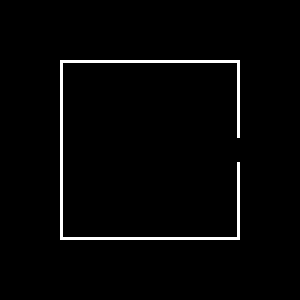
#> input picture Project/testroom.bmp, 100 x 100 px (shown 3 times larger)
$ python forest_fire.py
#> lines starting #> are read from the running program, lines starting #| are printed output that depends on the picture; after the words box and inside, x2 and y2 are one past the last pixel; in counts of white or black regions, pixels touching at a corner belong together
import numpy as np
import matplotlib; matplotlib.use("TkAgg") #this line makes the animation run in the IDE. Comment if you only want to export it
import matplotlib.pyplot as plt
from matplotlib import animation
from matplotlib import colors
from PIL import Image


# Create a forest fire animation based on a simple cellular automaton model.
# The maths behind this code is described in the scipython blog article
# at https://scipython.com/blog/the-forest-fire-model/
# Christian Hill, January 2016.
# Updated January 2020.

# Displacements from a cell to its eight nearest neighbours
neighbourhood = ((-1,-1), (-1,0), (-1,1), (0,-1), (0, 1), (1,-1), (1,0), (1,1))
EMPTY, TREE, FIRE, WALL = 0, 1, 2, 3
# Colours for visualization: brown for EMPTY, dark green for TREE and orange
# for FIRE. Note that for the colormap to work, this list and the bounds list
# must be one larger than the number of different values in the array.
colors_list = [(0.2,0,0), (0,0.5,0), 'orange', 'white']
cmap = colors.ListedColormap(colors_list)
bounds = [0,1,2,3,4]
norm = colors.BoundaryNorm(bounds, cmap.N)


# load in the map
image_path = 'testroom.bmp'
image = Image.open(image_path)
#> image is the input picture: PIL image 100x100 P; 2.3% white in thin lines or dots, all inside (x1, y1, x2, y2) = (20, 20, 80, 80)
image_array = np.array(image)

mapping = {0: 3, 1: 0}
mapped_array = np.vectorize(mapping.get)(image_array)

print(mapped_array)
#> (printed output is left out)

def iterate(X):
    """Iterate the forest according to the forest-fire rules."""

    # The boundary of the forest is always empty, so only consider cells
    # indexed from 1 to nx-2, 1 to ny-2
    X1 = np.zeros((ny, nx))
    for ix in range(1,nx-1):
        for iy in range(1,ny-1):
            if X[iy,ix] == WALL:
                X1[iy,ix] = WALL
            if X[iy,ix] == EMPTY and np.random.random() <= p:
                X1[iy,ix] = TREE
            if X[iy,ix] == TREE:
                X1[iy,ix] = TREE
                for dx,dy in neighbourhood:
                    # The diagonally-adjacent trees are further away, so
                    # only catch fire with a reduced probability:
                    if abs(dx) == abs(dy) and np.random.random() < 0.573:
                        continue
                    if X[iy+dy,ix+dx] == FIRE:
                        X1[iy,ix] = FIRE
                        break
                else:
                    if np.random.random() <= f:
                        X1[iy,ix] = FIRE
    return X1

# The initial fraction of the forest occupied by trees.
forest_fraction = 0.2
wall_fraction = 0.3
# Probability of new tree growth per empty cell, and of lightning strike.
p, f = 0.05, 0.0001
# Forest size (number of cells in x and y directions).
nx, ny = 100, 100
# Initialize the forest grid.
X  = np.zeros((ny, nx))
X[1:ny-1, 1:nx-1] = np.random.randint(0, 2, size=(ny-2, nx-2))
X[1:ny-1, 1:nx-1] = np.random.random(size=(ny-2, nx-2)) < forest_fraction
#X[1:ny-1, 1:nx-1] = np.where(np.random.random(size=(ny-2, nx-2)) < wall_fraction, 3, 0)
#X[1:ny-1, 1:nx-1] = np.random.random(0, 3, size=(ny-2, nx-2)) < wall_fraction
print(X)

X = mapped_array

fig = plt.figure(figsize=(25/3, 6.25))
ax = fig.add_subplot(111)
ax.set_axis_off()
im = ax.imshow(X, cmap=cmap, norm=norm)#, interpolation='nearest')
#plt.show()

# The animation function: called to produce a frame for each generation.
def animate(i):
    im.set_data(animate.X)
    animate.X = iterate(animate.X)
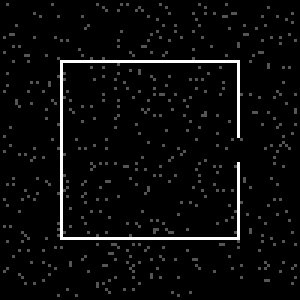
#> animate.X: shape (100, 100) float64 (shown 3 times larger); min 0, max 3, mean 0.119; drawn with min black and max white
# Bind our grid to the identifier X in the animate function's namespace.
animate.X = X

# Interval between frames (ms).
interval = 100
anim = animation.FuncAnimation(fig, animate, interval=interval, frames=1)
#anim.save("forest_fire.mp4")
html_out = anim.to_jshtml()
#> call 2 of animate, with i = 0
#> in animate (call 2), `animate.X = iterate(animate.X)`:
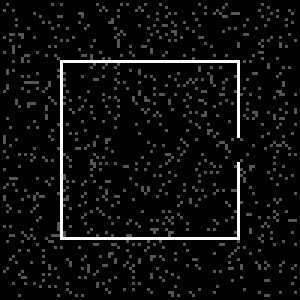
#> animate.X: shape (100, 100) float64 (shown 3 times larger); min 0, max 3, mean 0.162; drawn with min black and max white
with open('anim.html', "w") as tf:
    tf.write(html_out)
plt.show()
